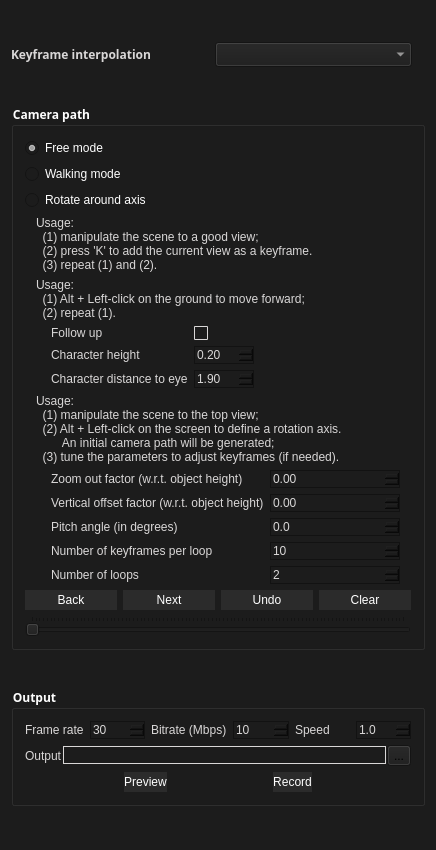
<?xml version="1.0" encoding="UTF-8"?>
<ui version="4.0">
 <class>DialogWalkThroughClass</class>
 <widget class="QDialog" name="DialogWalkThroughClass">
  <property name="geometry">
   <rect>
    <x>0</x>
    <y>0</y>
    <width>436</width>
    <height>850</height>
   </rect>
  </property>
  <property name="sizePolicy">
   <sizepolicy hsizetype="Preferred" vsizetype="Fixed">
    <horstretch>0</horstretch>
    <verstretch>0</verstretch>
   </sizepolicy>
  </property>
  <property name="maximumSize">
   <size>
    <width>16777215</width>
    <height>1459</height>
   </size>
  </property>
  <property name="font">
   <font>
    <family>Arial Black</family>
    <weight>75</weight>
    <bold>true</bold>
   </font>
  </property>
  <property name="contextMenuPolicy">
   <enum>Qt::DefaultContextMenu</enum>
  </property>
  <property name="windowTitle">
   <string>Walk through</string>
  </property>
  <property name="styleSheet">
   <string notr="true">QWidget{background:#1c1c1c}

QPushButton{border:none} 
QPushButton{color:#ffffff} 
QPushButton::hover{color:#faa028} 
QPushButton::pressed{color:#ffffff}  


QWidget{background-color: #1c1c1c}

QLabel{color:#d9d7d7}

QCheckBox::indicator{ border: 1px solid #d9d7d7; border-radius: 1px;} 
QCheckBox::indicator:checked{ background-color:#faa028; }
QCheckBox::indicator:disabled{ background-color:#D9D9D9; }
QDoubleSpinBox{selection-background-color: #faa028; border:1px solid #121212; color:#d9d7d7}
QSpinBox{selection-background-color: #faa028; border:1px solid #121212;color:#d9d7d7}
       

QComboBox QAbstractItemView { selection-background-color:#faa028;selection-color:#d9d7d7;color:#d9d7d7 } 
QComboBox{ selection-background-color:#faa028;selection-color:#d9d7d7;color:#d9d7d7 } 
QLineEdit{selection-background-color: #faa028; color:#ffffff; border:1px solid #d9d7d7 }

QGroupBox{color:#ffffff}

QRadioButton{color:#ffffff}

QPushButton{background:#2b2b2b}</string>
  </property>
  <layout class="QVBoxLayout" name="verticalLayout_8">
   <item>
    <layout class="QHBoxLayout" name="horizontalLayout_5">
     <item>
      <widget class="QLabel" name="label_3">
       <property name="text">
        <string>Keyframe interpolation</string>
       </property>
      </widget>
     </item>
     <item>
      <widget class="QComboBox" name="comboBoxInterpolationMethod"/>
     </item>
     <item>
      <spacer name="horizontalSpacer_9">
       <property name="orientation">
        <enum>Qt::Horizontal</enum>
       </property>
       <property name="sizeType">
        <enum>QSizePolicy::Preferred</enum>
       </property>
       <property name="sizeHint" stdset="0">
        <size>
         <width>13</width>
         <height>15</height>
        </size>
       </property>
      </spacer>
     </item>
    </layout>
   </item>
   <item>
    <widget class="QGroupBox" name="groupBox">
     <property name="sizePolicy">
      <sizepolicy hsizetype="Preferred" vsizetype="Fixed">
       <horstretch>0</horstretch>
       <verstretch>0</verstretch>
      </sizepolicy>
     </property>
     <property name="title">
      <string>Camera path</string>
     </property>
     <layout class="QVBoxLayout" name="verticalLayout_7">
      <item>
       <layout class="QVBoxLayout" name="verticalLayout_2">
        <item>
         <widget class="QRadioButton" name="radioButtonFreeMode">
          <property name="text">
           <string>Free mode</string>
          </property>
          <property name="checked">
           <bool>true</bool>
          </property>
         </widget>
        </item>
        <item>
         <widget class="QRadioButton" name="radioButtonWalkingMode">
          <property name="text">
           <string>Walking mode</string>
          </property>
         </widget>
        </item>
        <item>
         <widget class="QRadioButton" name="radioButtonRotateAroundAxis">
          <property name="text">
           <string>Rotate around axis</string>
          </property>
         </widget>
        </item>
       </layout>
      </item>
      <item>
       <layout class="QVBoxLayout" name="verticalLayout_6">
        <item>
         <widget class="QWidget" name="widgetFreeMode" native="true">
          <layout class="QVBoxLayout" name="verticalLayout_3">
           <property name="topMargin">
            <number>0</number>
           </property>
           <property name="bottomMargin">
            <number>0</number>
           </property>
           <item>
            <widget class="QLabel" name="labelFreeMode">
             <property name="text">
              <string>Usage: 
  (1) manipulate the scene to a good view;  
  (2) press 'K' to add the current view as a keyframe. 
  (3) repeat (1) and (2).</string>
             </property>
            </widget>
           </item>
          </layout>
         </widget>
        </item>
        <item>
         <widget class="QWidget" name="widgetWalkingMode" native="true">
          <layout class="QVBoxLayout" name="verticalLayout_4">
           <property name="topMargin">
            <number>0</number>
           </property>
           <property name="bottomMargin">
            <number>0</number>
           </property>
           <item>
            <widget class="QLabel" name="label">
             <property name="text">
              <string>Usage:
  (1) Alt + Left-click on the ground to move forward;
  (2) repeat (1).</string>
             </property>
            </widget>
           </item>
           <item>
            <layout class="QHBoxLayout" name="horizontalLayout_3">
             <item>
              <spacer name="horizontalSpacer">
               <property name="orientation">
                <enum>Qt::Horizontal</enum>
               </property>
               <property name="sizeType">
                <enum>QSizePolicy::Fixed</enum>
               </property>
               <property name="sizeHint" stdset="0">
                <size>
                 <width>15</width>
                 <height>18</height>
                </size>
               </property>
              </spacer>
             </item>
             <item>
              <layout class="QGridLayout" name="gridLayout">
               <item row="0" column="0">
                <widget class="QLabel" name="labelFollowUp">
                 <property name="text">
                  <string>Follow up</string>
                 </property>
                </widget>
               </item>
               <item row="0" column="1">
                <widget class="QCheckBox" name="checkBoxFollowUp">
                 <property name="text">
                  <string/>
                 </property>
                </widget>
               </item>
               <item row="1" column="0">
                <widget class="QLabel" name="labelCharacterHeight">
                 <property name="text">
                  <string>Character height</string>
                 </property>
                </widget>
               </item>
               <item row="1" column="1">
                <widget class="QDoubleSpinBox" name="doubleSpinBoxCharacterHeightFactor">
                 <property name="decimals">
                  <number>2</number>
                 </property>
                 <property name="maximum">
                  <double>100.000000000000000</double>
                 </property>
                 <property name="singleStep">
                  <double>0.100000000000000</double>
                 </property>
                 <property name="value">
                  <double>0.200000000000000</double>
                 </property>
                </widget>
               </item>
               <item row="2" column="0">
                <widget class="QLabel" name="labelCharacterDistanceToEye">
                 <property name="text">
                  <string>Character distance to eye</string>
                 </property>
                </widget>
               </item>
               <item row="2" column="1">
                <widget class="QDoubleSpinBox" name="doubleSpinBoxCharacterDistanceFactor">
                 <property name="decimals">
                  <number>2</number>
                 </property>
                 <property name="maximum">
                  <double>100.000000000000000</double>
                 </property>
                 <property name="singleStep">
                  <double>0.100000000000000</double>
                 </property>
                 <property name="value">
                  <double>1.900000000000000</double>
                 </property>
                </widget>
               </item>
              </layout>
             </item>
             <item>
              <spacer name="horizontalSpacer_14">
               <property name="orientation">
                <enum>Qt::Horizontal</enum>
               </property>
               <property name="sizeHint" stdset="0">
                <size>
                 <width>13</width>
                 <height>15</height>
                </size>
               </property>
              </spacer>
             </item>
            </layout>
           </item>
          </layout>
         </widget>
        </item>
        <item>
         <widget class="QWidget" name="widgetRotateAroundAxis" native="true">
          <layout class="QVBoxLayout" name="verticalLayout_5">
           <property name="topMargin">
            <number>0</number>
           </property>
           <property name="bottomMargin">
            <number>0</number>
           </property>
           <item>
            <widget class="QLabel" name="labelUsageRotateAroundAxis">
             <property name="text">
              <string>Usage:
  (1) manipulate the scene to the top view;
  (2) Alt + Left-click on the screen to define a rotation axis.
        An initial camera path will be generated;
  (3) tune the parameters to adjust keyframes (if needed).</string>
             </property>
            </widget>
           </item>
           <item>
            <layout class="QHBoxLayout" name="horizontalLayoutRotateAroundAxis">
             <item>
              <spacer name="horizontalSpacer_2">
               <property name="orientation">
                <enum>Qt::Horizontal</enum>
               </property>
               <property name="sizeType">
                <enum>QSizePolicy::Fixed</enum>
               </property>
               <property name="sizeHint" stdset="0">
                <size>
                 <width>15</width>
                 <height>18</height>
                </size>
               </property>
              </spacer>
             </item>
             <item>
              <layout class="QGridLayout" name="gridLayoutRotateAroundAxis">
               <item row="1" column="0">
                <widget class="QLabel" name="labelVerticalOffsetFactor">
                 <property name="text">
                  <string>Vertical offset factor (w.r.t. object height)</string>
                 </property>
                </widget>
               </item>
               <item row="1" column="1">
                <widget class="QDoubleSpinBox" name="doubleSpinBoxVerticalOffsetFactor">
                 <property name="minimum">
                  <double>-100.000000000000000</double>
                 </property>
                 <property name="maximum">
                  <double>100.000000000000000</double>
                 </property>
                 <property name="singleStep">
                  <double>0.100000000000000</double>
                 </property>
                 <property name="value">
                  <double>0.000000000000000</double>
                 </property>
                </widget>
               </item>
               <item row="3" column="0">
                <widget class="QLabel" name="labelNumberKeyframesPerLoop">
                 <property name="text">
                  <string>Number of keyframes per loop</string>
                 </property>
                </widget>
               </item>
               <item row="3" column="1">
                <widget class="QSpinBox" name="spinBoxNumberKeyframesPerLoop">
                 <property name="maximum">
                  <number>99</number>
                 </property>
                 <property name="value">
                  <number>10</number>
                 </property>
                </widget>
               </item>
               <item row="0" column="1">
                <widget class="QDoubleSpinBox" name="doubleSpinBoxZoomOutFactor">
                 <property name="minimum">
                  <double>-100.000000000000000</double>
                 </property>
                 <property name="maximum">
                  <double>100.000000000000000</double>
                 </property>
                 <property name="singleStep">
                  <double>0.100000000000000</double>
                 </property>
                 <property name="value">
                  <double>0.000000000000000</double>
                 </property>
                </widget>
               </item>
               <item row="0" column="0">
                <widget class="QLabel" name="labelZoomOutFactor">
                 <property name="text">
                  <string>Zoom out factor (w.r.t. object height)</string>
                 </property>
                </widget>
               </item>
               <item row="4" column="1">
                <widget class="QSpinBox" name="spinBoxNumberLoops">
                 <property name="value">
                  <number>2</number>
                 </property>
                </widget>
               </item>
               <item row="4" column="0">
                <widget class="QLabel" name="labelNumberLoops">
                 <property name="text">
                  <string>Number of loops</string>
                 </property>
                </widget>
               </item>
               <item row="2" column="0">
                <widget class="QLabel" name="labelPitchAngle">
                 <property name="text">
                  <string>Pitch angle (in degrees)</string>
                 </property>
                </widget>
               </item>
               <item row="2" column="1">
                <widget class="QDoubleSpinBox" name="doubleSpinBoxPitchAngle">
                 <property name="decimals">
                  <number>1</number>
                 </property>
                 <property name="minimum">
                  <double>-89.000000000000000</double>
                 </property>
                 <property name="maximum">
                  <double>89.000000000000000</double>
                 </property>
                 <property name="singleStep">
                  <double>1.000000000000000</double>
                 </property>
                 <property name="value">
                  <double>0.000000000000000</double>
                 </property>
                </widget>
               </item>
              </layout>
             </item>
            </layout>
           </item>
          </layout>
         </widget>
        </item>
       </layout>
      </item>
      <item>
       <layout class="QHBoxLayout" name="horizontalLayoutCameraPathButtons">
        <item>
         <widget class="QPushButton" name="previousKeyframeButton">
          <property name="minimumSize">
           <size>
            <width>0</width>
            <height>20</height>
           </size>
          </property>
          <property name="text">
           <string>Back</string>
          </property>
         </widget>
        </item>
        <item>
         <widget class="QPushButton" name="nextKeyframeButton">
          <property name="minimumSize">
           <size>
            <width>0</width>
            <height>20</height>
           </size>
          </property>
          <property name="text">
           <string>Next</string>
          </property>
          <property name="default">
           <bool>false</bool>
          </property>
         </widget>
        </item>
        <item>
         <widget class="QPushButton" name="removeLastKeyframeButton">
          <property name="minimumSize">
           <size>
            <width>0</width>
            <height>20</height>
           </size>
          </property>
          <property name="text">
           <string>Undo</string>
          </property>
         </widget>
        </item>
        <item>
         <widget class="QPushButton" name="clearCameraPathButton">
          <property name="minimumSize">
           <size>
            <width>0</width>
            <height>20</height>
           </size>
          </property>
          <property name="text">
           <string>Clear</string>
          </property>
         </widget>
        </item>
       </layout>
      </item>
      <item>
       <widget class="QSlider" name="horizontalSliderPreview">
        <property name="pageStep">
         <number>1</number>
        </property>
        <property name="orientation">
         <enum>Qt::Horizontal</enum>
        </property>
        <property name="tickPosition">
         <enum>QSlider::TicksAbove</enum>
        </property>
        <property name="tickInterval">
         <number>1</number>
        </property>
       </widget>
      </item>
     </layout>
    </widget>
   </item>
   <item>
    <widget class="QGroupBox" name="videoOutputGroupBox">
     <property name="sizePolicy">
      <sizepolicy hsizetype="Preferred" vsizetype="Fixed">
       <horstretch>0</horstretch>
       <verstretch>0</verstretch>
      </sizepolicy>
     </property>
     <property name="title">
      <string>Output</string>
     </property>
     <layout class="QVBoxLayout" name="verticalLayout">
      <item>
       <layout class="QHBoxLayout" name="horizontalLayout_2">
        <item>
         <widget class="QLabel" name="labelFrameRate">
          <property name="text">
           <string>Frame rate</string>
          </property>
         </widget>
        </item>
        <item>
         <widget class="QSpinBox" name="spinBoxFPS">
          <property name="toolTip">
           <string>Number of frames per second</string>
          </property>
          <property name="minimum">
           <number>1</number>
          </property>
          <property name="maximum">
           <number>60</number>
          </property>
          <property name="value">
           <number>30</number>
          </property>
         </widget>
        </item>
        <item>
         <widget class="QLabel" name="labelBitRate">
          <property name="text">
           <string>Bitrate (Mbps)</string>
          </property>
         </widget>
        </item>
        <item>
         <widget class="QSpinBox" name="spinBoxBitRate">
          <property name="toolTip">
           <string>Bitrate (in Mbps)
The higher, the better the quality (but the larger file size of the video)</string>
          </property>
          <property name="minimum">
           <number>1</number>
          </property>
          <property name="maximum">
           <number>1000</number>
          </property>
          <property name="singleStep">
           <number>1</number>
          </property>
          <property name="value">
           <number>10</number>
          </property>
         </widget>
        </item>
        <item>
         <widget class="QLabel" name="labelInterpolationSpeed">
          <property name="text">
           <string>Speed</string>
          </property>
         </widget>
        </item>
        <item>
         <widget class="QDoubleSpinBox" name="doubleSpinBoxInterpolationSpeed">
          <property name="decimals">
           <number>1</number>
          </property>
          <property name="minimum">
           <double>0.100000000000000</double>
          </property>
          <property name="maximum">
           <double>100.000000000000000</double>
          </property>
          <property name="singleStep">
           <double>0.100000000000000</double>
          </property>
          <property name="value">
           <double>1.000000000000000</double>
          </property>
         </widget>
        </item>
       </layout>
      </item>
      <item>
       <layout class="QHBoxLayout" name="horizontalLayoutOutputFile">
        <property name="spacing">
         <number>1</number>
        </property>
        <item>
         <widget class="QLabel" name="labelOutputFile">
          <property name="text">
           <string>Output</string>
          </property>
         </widget>
        </item>
        <item>
         <widget class="QLineEdit" name="lineEditOutputFile">
          <property name="toolTip">
           <string>The recording file name</string>
          </property>
         </widget>
        </item>
        <item>
         <widget class="QToolButton" name="browseButton">
          <property name="text">
           <string notr="true">...</string>
          </property>
         </widget>
        </item>
       </layout>
      </item>
      <item>
       <layout class="QHBoxLayout" name="horizontalLayout">
        <item>
         <spacer name="horizontalSpacer_6">
          <property name="orientation">
           <enum>Qt::Horizontal</enum>
          </property>
          <property name="sizeType">
           <enum>QSizePolicy::Expanding</enum>
          </property>
          <property name="sizeHint" stdset="0">
           <size>
            <width>0</width>
            <height>0</height>
           </size>
          </property>
         </spacer>
        </item>
        <item>
         <widget class="QPushButton" name="previewButton">
          <property name="minimumSize">
           <size>
            <width>0</width>
            <height>20</height>
           </size>
          </property>
          <property name="text">
           <string>Preview</string>
          </property>
          <property name="checkable">
           <bool>true</bool>
          </property>
          <property name="checked">
           <bool>false</bool>
          </property>
         </widget>
        </item>
        <item>
         <spacer name="horizontalSpacer_5">
          <property name="orientation">
           <enum>Qt::Horizontal</enum>
          </property>
          <property name="sizeType">
           <enum>QSizePolicy::Expanding</enum>
          </property>
          <property name="sizeHint" stdset="0">
           <size>
            <width>0</width>
            <height>0</height>
           </size>
          </property>
         </spacer>
        </item>
        <item>
         <widget class="QPushButton" name="recordButton">
          <property name="minimumSize">
           <size>
            <width>0</width>
            <height>20</height>
           </size>
          </property>
          <property name="text">
           <string>Record</string>
          </property>
         </widget>
        </item>
        <item>
         <spacer name="horizontalSpacer_11">
          <property name="orientation">
           <enum>Qt::Horizontal</enum>
          </property>
          <property name="sizeType">
           <enum>QSizePolicy::Expanding</enum>
          </property>
          <property name="sizeHint" stdset="0">
           <size>
            <width>0</width>
            <height>0</height>
           </size>
          </property>
         </spacer>
        </item>
       </layout>
      </item>
     </layout>
    </widget>
   </item>
  </layout>
 </widget>
 <layoutdefault spacing="6" margin="11"/>
 <tabstops>
  <tabstop>comboBoxInterpolationMethod</tabstop>
  <tabstop>radioButtonFreeMode</tabstop>
  <tabstop>radioButtonWalkingMode</tabstop>
  <tabstop>radioButtonRotateAroundAxis</tabstop>
  <tabstop>checkBoxFollowUp</tabstop>
  <tabstop>doubleSpinBoxCharacterHeightFactor</tabstop>
  <tabstop>doubleSpinBoxCharacterDistanceFactor</tabstop>
  <tabstop>doubleSpinBoxZoomOutFactor</tabstop>
  <tabstop>doubleSpinBoxVerticalOffsetFactor</tabstop>
  <tabstop>doubleSpinBoxPitchAngle</tabstop>
  <tabstop>spinBoxNumberKeyframesPerLoop</tabstop>
  <tabstop>spinBoxNumberLoops</tabstop>
  <tabstop>previousKeyframeButton</tabstop>
  <tabstop>nextKeyframeButton</tabstop>
  <tabstop>removeLastKeyframeButton</tabstop>
  <tabstop>clearCameraPathButton</tabstop>
  <tabstop>horizontalSliderPreview</tabstop>
  <tabstop>spinBoxFPS</tabstop>
  <tabstop>spinBoxBitRate</tabstop>
  <tabstop>doubleSpinBoxInterpolationSpeed</tabstop>
  <tabstop>lineEditOutputFile</tabstop>
  <tabstop>browseButton</tabstop>
  <tabstop>previewButton</tabstop>
  <tabstop>recordButton</tabstop>
 </tabstops>
 <resources/>
 <connections/>
</ui>
